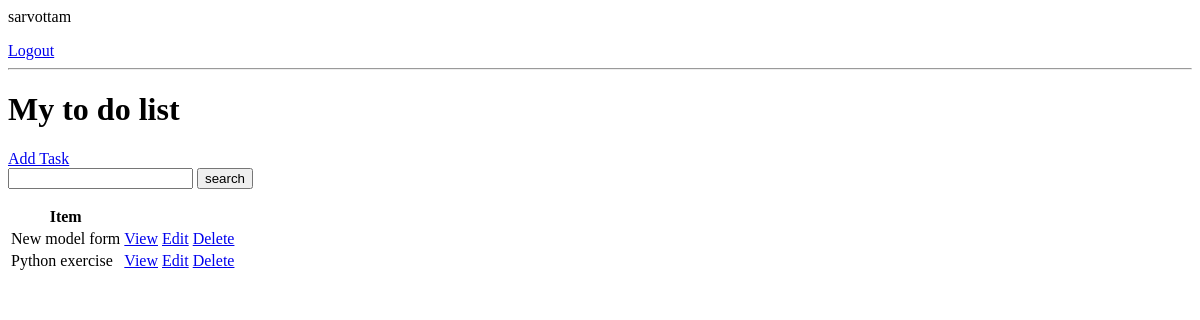
Page / (signed in) on the earlier database version.
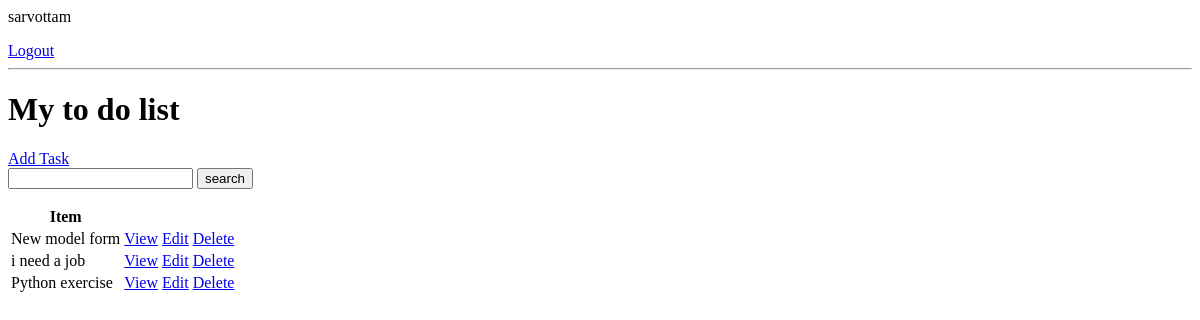
Same page on the later database version.
### base/models.py (models this page shows, shortened)
class Task(models.Model):
    user = models.ForeignKey(User, on_delete=models.CASCADE, null=True, blank=True)
    title = models.CharField(max_length=200)
    description = models.TextField(null=True, blank=True)
    complete =  models.BooleanField(default=False)
    created = models.DateTimeField(auto_now_add=True)
    class Meta:
        ordering = ['complete']

### base/views.py (the view)
# urls.py: path('', TaskList.as_view(), name='tasks'),
class TaskList(LoginRequiredMixin, ListView):
    model = Task
    context_object_name = 'tasks' #More readabale and better than just Object list [<!-- {% for task in object_list %} --> ]
    def get_context_data(self, **kwargs):
        context = super().get_context_data(**kwargs) # super() = set to original value
        context['tasks'] = context['tasks'].filter(user=self.request.user)
        context['count'] = context['tasks'].filter(complete=False).count()
        search_input = self.request.GET.get('search-area') or ''
        if search_input:
            context['tasks'] = context['tasks'].filter(title__icontains=search_input)
        context['search_input'] = search_input
        return context

### base/templates/base/task_list.html
{% if request.user.is_authenticated %}
    <p>{{request.user}}</p>
    <a href="{% url 'logout' %}">Logout</a>
{% else %}
    <a href="{% url 'login' %}">Login</a>
{% endif %}
<hr>
<h1>My to do list {{color}}</h1>
<a href="{% url 'task-create' %}"">Add Task</a>
<form method="GET">
    <input type="text" name="search-area", value="{{search_input}}">
    <input type="submit" value="search">
</form>
<table>
    <tr>
        <th>Item</th>
        <th></th>
        <th></th>
        <th></th>
    </tr>
    {% for task in tasks %}
    <tr>
        <td>{{task.title}}</td>
        <td><a href="{% url 'task' task.id %}">View</a></td>
        <td><a href="{% url 'task-update' task.id %}">Edit</a></td>
        <td><a href="{% url 'task-delete' task.id %}">Delete</a></td>
    </tr>
    {% empty %}
        <h3>No items in list</h3>
    {% endfor %}
</table>

Differences in the rows shown:
added Task: title "i need a job"
